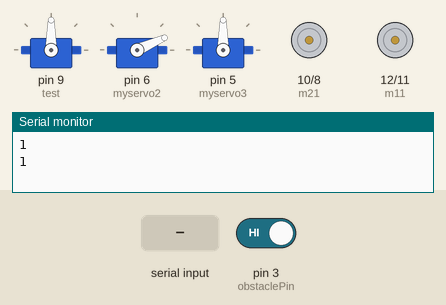
The sketch below on a simulated Arduino Uno, built with avr-gcc and run on an emulated ATmega328P. On the bench: 3 × servo, motor-driver pin pairs drawn as motors (green arrow = first pin HIGH = forward, orange = second pin HIGH = backward, longer = more drive), the last lines printed to the serial monitor. The test bench sets the inputs (shaded band); at power-on: pin 3 (obstaclePin) HIGH.

Above: at 1.8 s.
1.9 s: pin 3 (obstaclePin) driven LOW
5.0 s: "1" received over Serial
8.1 s: "2" received over Serial
At 8.24 s:
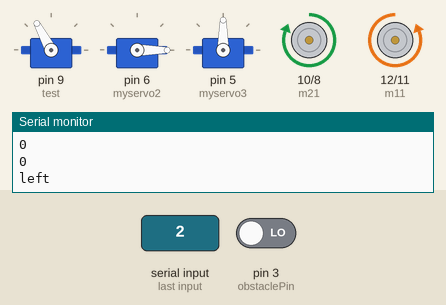
11.2 s: "3" received over Serial
At 11.35 s:
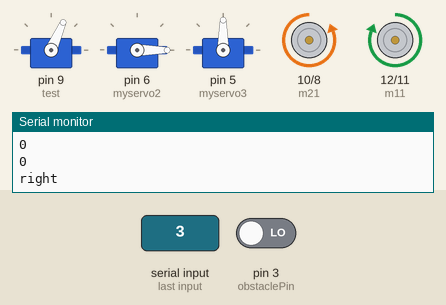
14.3 s: "4" received over Serial
At 14.81 s:
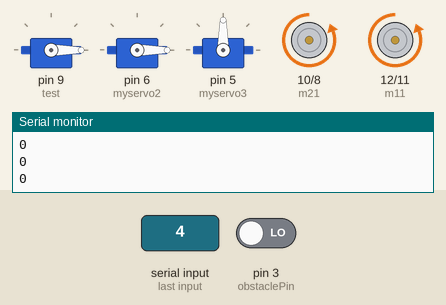
17.4 s: "5" received over Serial
At 20.98 s:
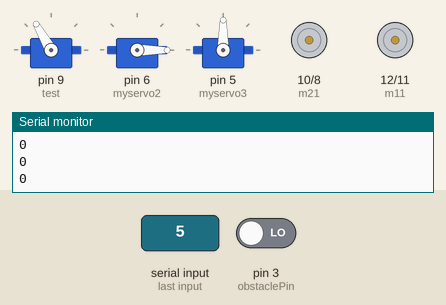
Timing chart, 0 to 21.5 s (numbered marks = the images above; inputs shaded):
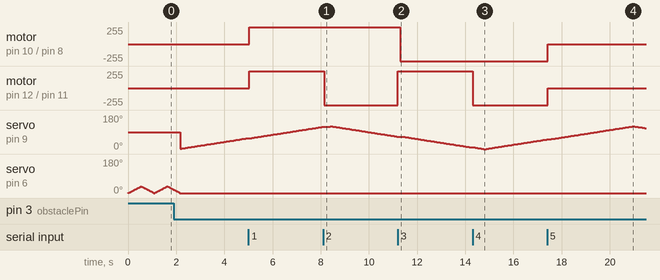

The sketch:

CombatRobot.ino
```cpp
#define m11 12    // rear motor
#define m12 11
#define m21 10    // front motor
#define m22 8

#include <Servo.h>

Servo test;  // create servo object to control a servo   GUN
Servo myservo2;  // create servo object to control a servo   TRIG
Servo myservo3;  // create servo object to control a servo   Camera

int pos1 = 0;    // variable to store the servo position
int pos2 = 0;    // variable to store the servo position
int pos3 = 0;    // variable to store the servo position

int hasObstacle = LOW;  // HIGH MEANS NO OBSTACLE
int obstaclePin = 3;  // This is our input pin

char str[2],i;

void forward()
{
   digitalWrite(m11, HIGH);
   digitalWrite(m12, LOW);
   digitalWrite(m21, HIGH);
   digitalWrite(m22, LOW);
  // motor1.run(FORWARD);  //
   //motor2.run(FORWARD);  // BOT MOVE FORWARD
}

void backward()
{
   digitalWrite(m11, LOW);
   digitalWrite(m12, HIGH);
   digitalWrite(m21, LOW);
   digitalWrite(m22, HIGH);
   //motor1.run(BACKWARD);  //
   //motor2.run(BACKWARD);  // BOT MOVE BACKWARD

}

void left()
{
   digitalWrite(m11, LOW);
   digitalWrite(m12, HIGH);
   delay(100);
   digitalWrite(m21, HIGH);
   digitalWrite(m22, LOW);

  // motor1.run(BACKWARD);  //
   //motor2.run(FORWARD);  // BOT MOVE LEFT
}

void right()
{
   digitalWrite(m11, HIGH);
   digitalWrite(m12, LOW);
   delay(100);
   digitalWrite(m21, LOW);
   digitalWrite(m22, HIGH);

   //motor1.run(FORWARD);  //
   //motor2.run(BACKWARD);  // BOT MOVE RIGHT
}

void Stop()
{
   digitalWrite(m11, LOW);
   digitalWrite(m12, LOW);
   digitalWrite(m21, LOW);
   digitalWrite(m22, LOW);

   //motor1.run(RELEASE);  //
   //motor2.run(RELEASE);  // BOT STOPS
   //motor3.run(RELEASE);
   //motor4.run(RELEASE);
}
void gunservo()
   {

   /*motor3.run(FORWARD);     //cleaner clock wise
   delay(2000);
   motor3.run(BACKWARD);   //cleaner anti-clock wise
   delay(2000);*/
//   for(pos1 = 0; pos1 <= 120; pos1 += 1)  // goes from 0 degrees to 180 degrees
//  {                                      // in steps of 1 degree
//    myservo1.write(pos1);               // tell servo to go to position in variable 'pos'
//    delay(50);                         // waits 15ms for the servo to reach the position
//  }
//  for(pos1 = 120; pos1 >=0; pos1-=1)  // goes from 180 degrees to 0 degrees
//  {
//    myservo1.write(pos1);            // tell servo to go to position in variable 'pos'
//    delay(50);                      // waits 15ms for the servo to reach the position
//  }

   }

void trigservo()
   {


   for(pos2 = 0; pos2 <= 35; pos2 += 1) // goes from 0 degrees to 180 degrees
  {                                  // in steps of 1 degree
    myservo2.write(pos2);              // tell servo to go to position in variable 'pos'
    delay(15);                       // waits 15ms for the servo to reach the position
  }
  for(pos2 = 35; pos2 >=0; pos2-=1)     // goes from 180 degrees to 0 degrees
  {
    myservo2.write(pos2);              // tell servo to go to position in variable 'pos'
    delay(15);                       // waits 15ms for the servo to reach the position
  }

}

void camservo()

 {


   for(pos3 = 0; pos3 <= 160; pos3 += 1) // goes from 0 degrees to 180 degrees
  {                                  // in steps of 1 degree
    myservo3.write(pos3);              // tell servo to go to position in variable 'pos'
    delay(1);                       // waits 15ms for the servo to reach the position
  }
  for(pos3 = 160; pos3 >=0; pos3-=1)     // goes from 180 degrees to 0 degrees
  {
    myservo3.write(pos3);              // tell servo to go to position in variable 'pos'
    delay(1);                       // waits 15ms for the servo to reach the position
  }


  // motor4.run(FORWARD);     //PUMP on clock wise
   }

void setup()
{
  test.attach(9);  // attaches the servo on pin 9 to the servo object
  myservo2.attach(6);  // attaches the servo on pin 6 to the servo object
  myservo3.attach(5);  // attaches the servo on pin 5 to the servo object

  pinMode(obstaclePin, INPUT);

  pinMode(m11, OUTPUT);
  pinMode(m12, OUTPUT);
  pinMode(m21, OUTPUT);
  pinMode(m22, OUTPUT);
  Serial.begin(9600);
}

void motorControl()
{
   while(Serial.available())
  {
    char ch=Serial.read();
    str[i++]=ch;

    if(str[i-1]=='1')
    {
     Serial.println("forward");
     forward();
     i=0;
    }

    else if(str[i-1]=='2')
    {
     Serial.println("left");
     left();
     i=0;
    }

    else if(str[i-1]=='3')
    {
      Serial.println("right");
      right();
      i=0;
    }

    else if(str[i-1]=='4')
    {
      Serial.println("backward");
      backward();
      i=0;
    }

    else if(str[i-1]=='5')
    {
      Serial.println("Stop");
      Stop();
      i=0;
    }
    else if(str[i-1]=='6')
    {
      Serial.println("trigservo");
      trigservo();
      i=0;
    }

    else if(str[i-1]=='7')
    {
      Serial.println("gunservo");
      gunservo();
      i=0;
    }
    else if(str[i-1]=='8')
    {
      Serial.println("camservo");
      camservo();
      i=0;
    }
    delay(100);
  }
}

void loop()
{

   for(pos3 = 0; pos3 <= 120; pos3 += 1) // goes from 0 degrees to 180 degrees
  {
    hasObstacle = digitalRead(obstaclePin);// in steps of 1 degree
    Serial.println(hasObstacle);
    if(digitalRead(obstaclePin)==LOW)
    {
      test.write(pos3);              // tell servo to go to position in variable 'pos'
      delay(50);                       // waits 15ms for the servo to reach the position
      motorControl();
    }
    else
    {
       Stop();
       trigservo();

    }
  }
  for(pos3 = 120; pos3 >=0; pos3-=1)     // goes from 180 degrees to 0 degrees
  {
    hasObstacle = digitalRead(obstaclePin);// in steps of 1 degree
    Serial.println(hasObstacle);
    if(digitalRead(obstaclePin)==LOW)
    {
      test.write(pos3);              // tell servo to go to position in variable 'pos'
      delay(50);                       // waits 15ms for the servo to reach the position
      motorControl();
    }
    else
    {
       Stop();
       trigservo();


    }
  }

  }
```

Measured:
- after the input at 1.9 s, servo on pin 6 (myservo2): goes on until 2.2 s, then stays 0°
- after the input at 5.0 s, motor on pin 10 (m21) / pin 8 (m22), motor on pin 12 (m11) / pin 11 (m12): stopped → forward 255/255 at once
- after the input at 8.1 s, motor on pin 12 (m11) / pin 11 (m12): forward 255/255 → backward 255/255 at once
- after the input at 11.2 s, motor on pin 10 (m21) / pin 8 (m22): forward 255/255 → backward 255/255 after 0.10 s; motor on pin 12 (m11) / pin 11 (m12): backward 255/255 → forward 255/255 at once
- after the input at 14.3 s, motor on pin 12 (m11) / pin 11 (m12): forward 255/255 → backward 255/255 at once
- after the input at 17.4 s, motor on pin 10 (m21) / pin 8 (m22), motor on pin 12 (m11) / pin 11 (m12): backward 255/255 → stopped at once
- by itself, servo on pin 9 (test): rises from 51° to 120° in 3.4 s, then falls to 110° in 0.55 s
